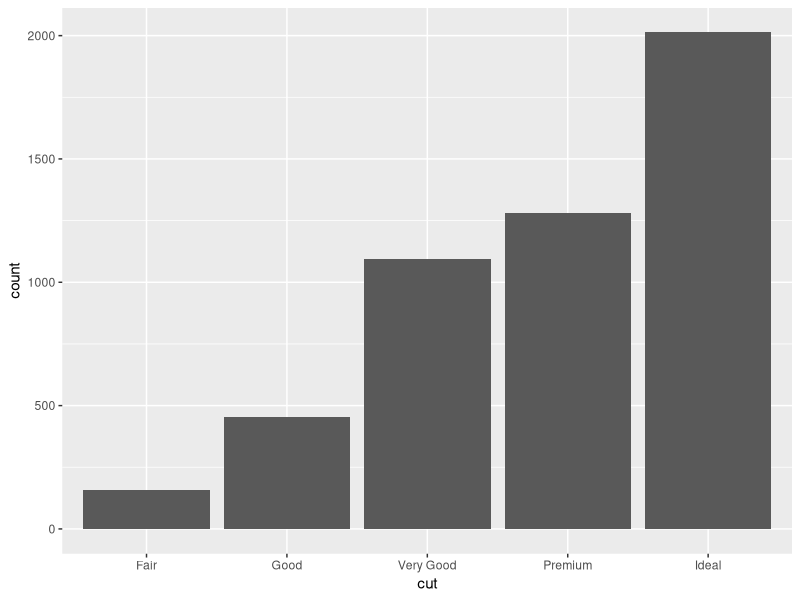
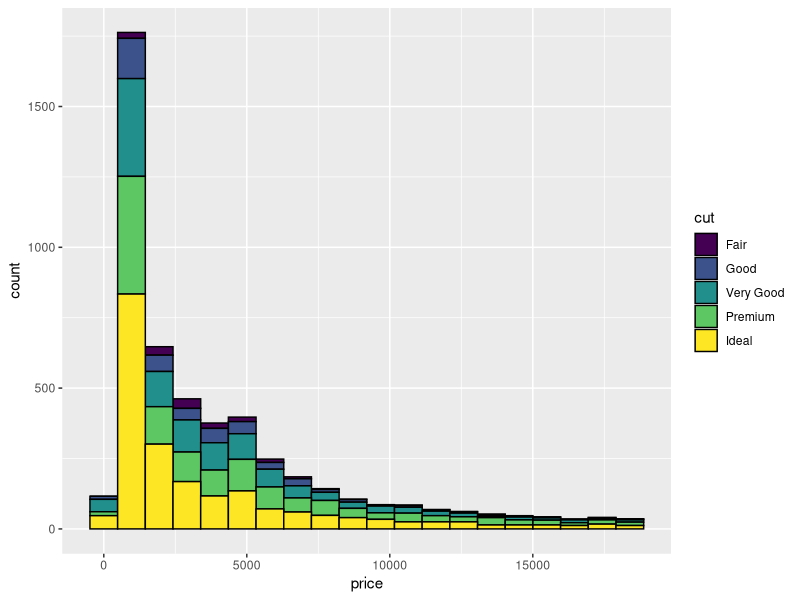
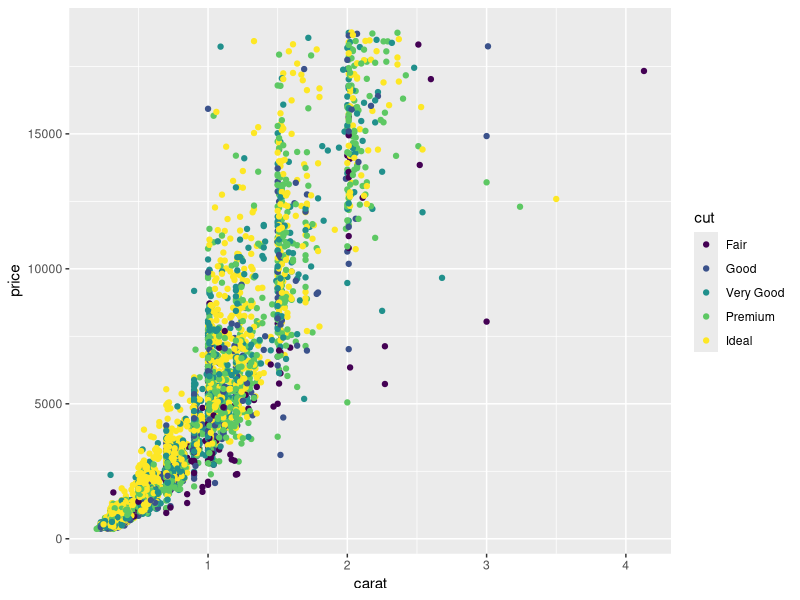
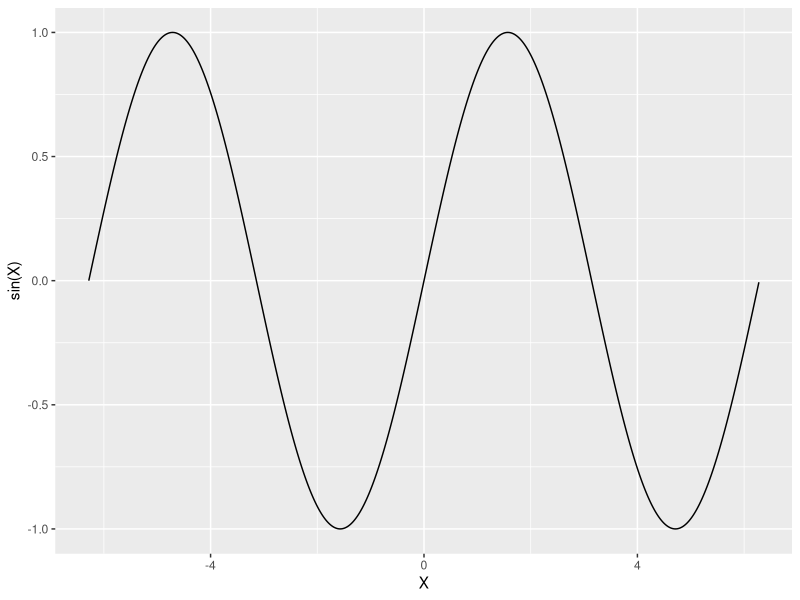
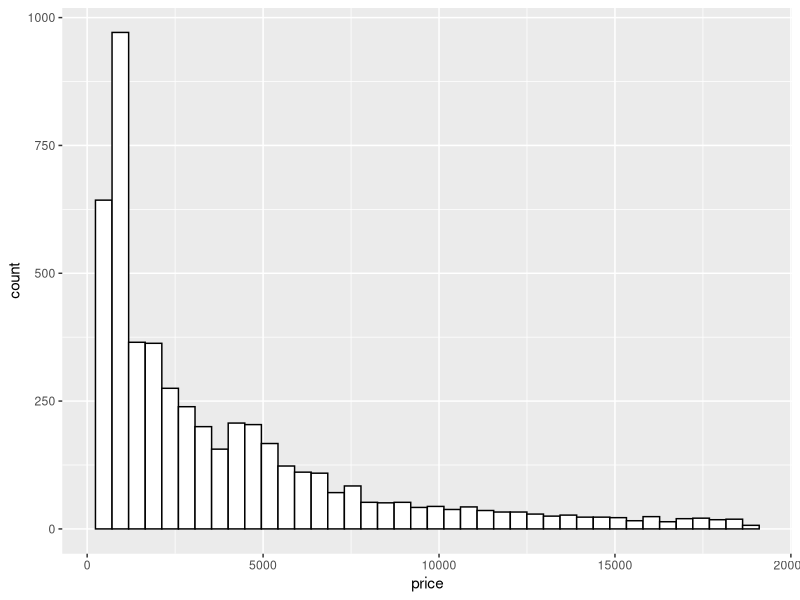
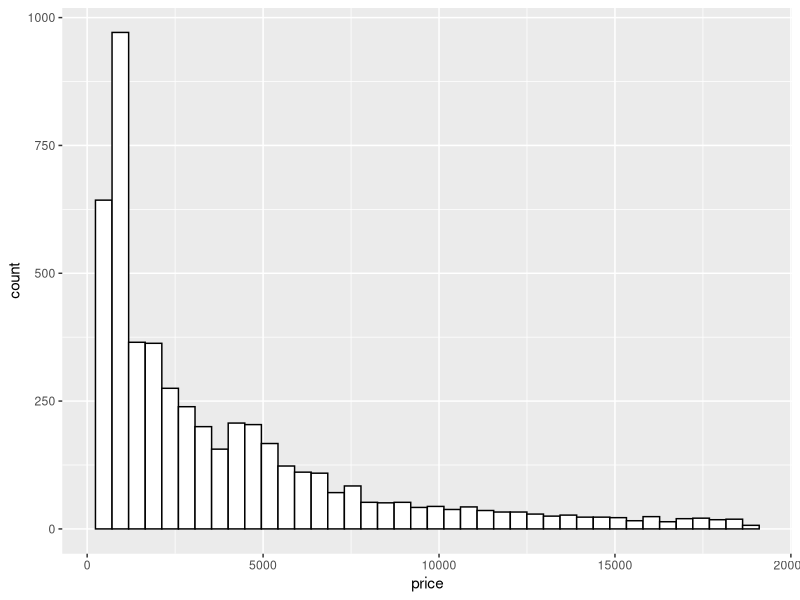
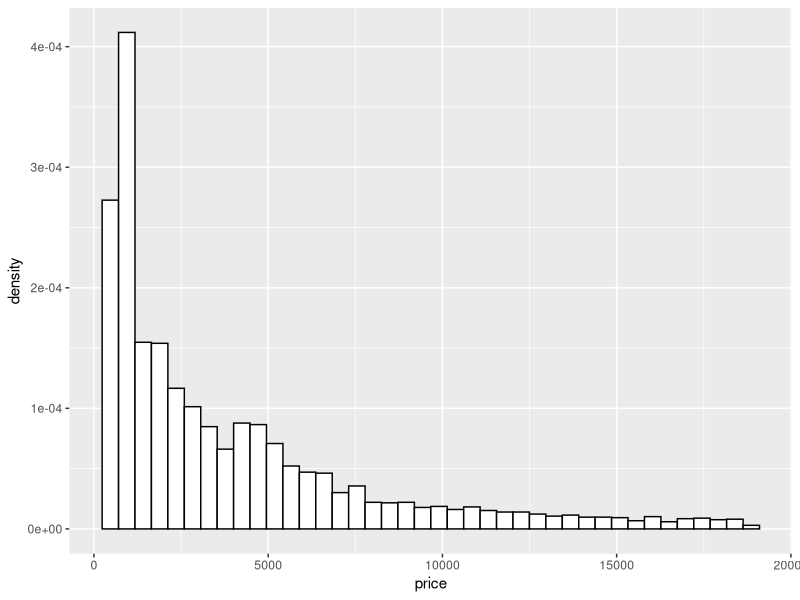
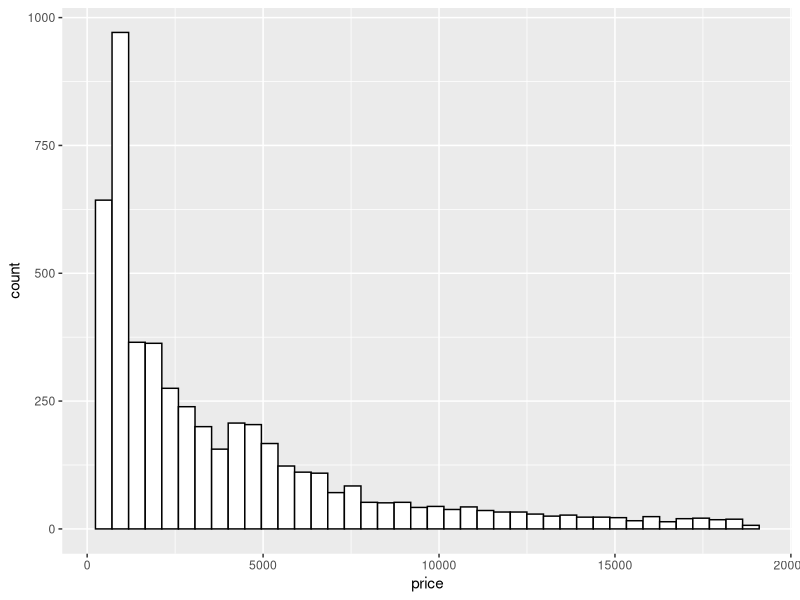

Generate these figures, in order, with R:
library(tidyverse)
set.seed(1234)
indices <- sample(nrow(diamonds), 5000)
diamonds2 <- diamonds[indices,]

diamonds2 %>% ggplot(aes(x=cut)) + geom_bar()

diamonds2 %>% ggplot() + aes(x=price) + geom_histogram(bins = 20, aes(fill = cut), col="black")

diamonds2 %>% ggplot() + aes(x=carat, y=price, color=cut) + geom_point()

D <- data.frame(X=seq(-2*pi,2*pi,by=0.01))
ggplot(D) + aes(x=X,y=sin(X)) + geom_line()


ggplot(diamonds2) + aes(x=price) + geom_histogram(bins=40, col="black", fill="white")

ggplot(diamonds2) + aes(x=price, y=..count..) + geom_histogram(bins=40, col="black", fill="white")

ggplot(diamonds2) + aes(x=price, y=..density..) + geom_histogram(bins=40, col="black", fill="white")

ggplot(diamonds2) + aes(x=price) + stat_bin(bins=40, col="black", fill="white")

ggplot(diamonds2) + aes(x=price, y=..density..) + stat_bin(bins=40, col="black", fill="white")
